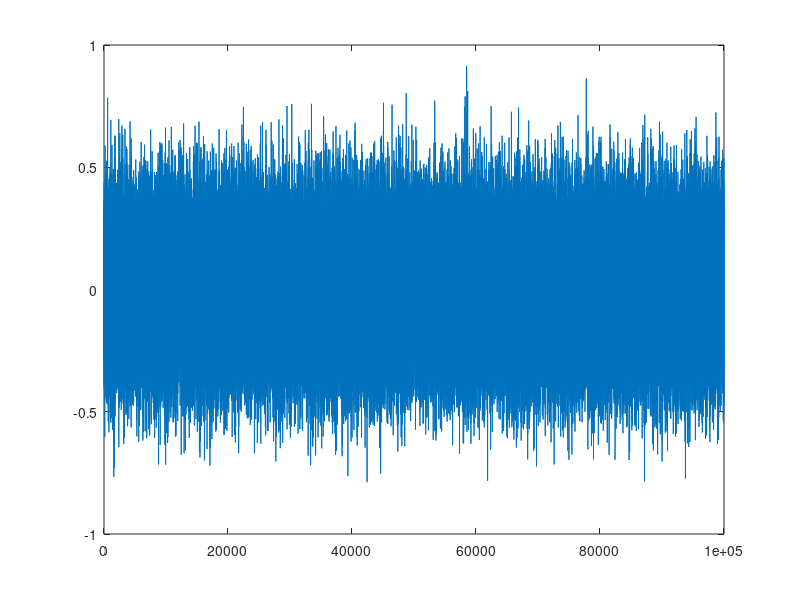

MATLAB code to generate this figure: (Note: this script raises an error after producing the figure.)
% this writes a file suitable for USRP transmission. The data is in x_tx
% x_tx = ones(100000, 1);
% x_tx(1:20000) = x_tx(1:20000)*0.5;
% x_tx(20001:40000) = x_tx(20001:40000)*-0.5;
% x_tx(40001:60000) = x_tx(40001:60000)*0.5;
% x_tx(60001:80000) = x_tx(60001:80000)*-0.5;
% x_tx(80001:100000) = x_tx(80001:100000)*0.5;

%long
% x_tx = ones(1000000, 1);
% x_tx(1:200000) = x_tx(1:200000)*0.5;
% x_tx(200001:400000) = x_tx(200001:400000)*-0.5;
% x_tx(400001:600000) = x_tx(400001:600000)*0.5;
% x_tx(600001:800000) = x_tx(600001:800000)*-0.5;
% x_tx(800001:1000000) = x_tx(800001:1000000)*0.5;
% 
% x_tx1 = ones(1000, 1);
% x_tx1(1:2:end) = 0.5;
% x_tx1(2:2:end) = -0.5;

% x_start= [0.5, -0.5, 0.5, -0.5, 0.5, -0.5, 0.5, -0.5, 0.5, -0.5, 0.5, -0.5, 0.5, -0.5,
%     0.5, -0.5, 0.5, -0.5, 0.5, -0.5, 0.5, -0.5, 0.5, -0.5, 0.5, -0.5, 0.5, -0.5,
%     0.5, -0.5, 0.5, -0.5, 0.5, -0.5, 0.5, -0.5, 0.5, -0.5, 0.5, -0.5, 0.5, -0.5,
%     0.5, -0.5, 0.5, -0.5, 0.5, -0.5, 0.5, -0.5, 0.5, -0.5, 0.5, -0.5, 0.5, -0.5,
%     0.5, -0.5, 0.5, -0.5, 0.5, -0.5, 0.5, -0.5, 0.5, -0.5, 0.5, -0.5, 0.5, -0.5,
%     0.5, -0.5, 0.5, -0.5, 0.5, -0.5, 0.5, -0.5, 0.5, -0.5, 0.5, -0.5, 0.5, -0.5,
%     0.5, -0.5, 0.5, -0.5, 0.5, -0.5, 0.5, -0.5, 0.5, -0.5, 0.5, -0.5, 0.5, -0.5,
%     0.5, -0.5, 0.5, -0.5, 0.5, -0.5, 0.5, -0.5, 0.5, -0.5, 0.5, -0.5, 0.5, -0.5,
%     0.5, -0.5, 0.5, -0.5, 0.5, -0.5, 0.5, -0.5, 0.5, -0.5, 0.5, -0.5, 0.5, -0.5,
%     0.5, -0.5, 0.5, -0.5, 0.5, -0.5, 0.5, -0.5, 0.5, -0.5, 0.5, -0.5, 0.5, -0.5,
%     0.5, -0.5, 0.5, -0.5, 0.5, -0.5, 0.5, -0.5, 0.5, -0.5, 0.5, -0.5, 0.5, -0.5,
%     0.5, -0.5, 0.5, -0.5, 0.5, -0.5, 0.5, -0.5, 0.5, -0.5, 0.5, -0.5, 0.5, -0.5];
% x_start = vecDup(x_start, 1000, 1);
% padding = zeros(1, 30000);
% x_tx = horzcat(padding, x_start);
%plot(x_tx)

x_tx = randn(100000, 1)
x_tx = 0.2*x_tx
plot(x_tx)
figure;
plot(x);

% figure;
% plot(x_tx);
%% Actual
% samps = 10; %number of data pts per pulse
% p = ones(samps, 1); %pulse, could turn into raised cosine
% zeroPad = 1000000;
% numBits = 1e4;
% 
% padding = zeros(1,zeroPad);
% randn('seed', 1234);
% bits = sign(randn(numBits, 1));
% bits = [1 ; bits];
% tmp = upsample(bits, 10); %how far apart pulses are
% x_tx = conv(tmp, p);
% x_tx = transpose(x_tx);
% 
% 
% x_tx = [padding x_tx padding];
%% lol
%x_tx = SquareWave(300000, 50, 1000);

%x_tx = ExpSquareWave(30000, 50, 10);
plot(x_tx);
f1 = fopen('4PAMCF0SR10M_TH.dat','w');

x_tmp = zeros(length(x_tx)*2,1);
x_tmp(1:2:end) = real(x_tx);
figure;
plot(x_tmp);

fwrite(f1, x_tx, 'float32');

fclose(f1);